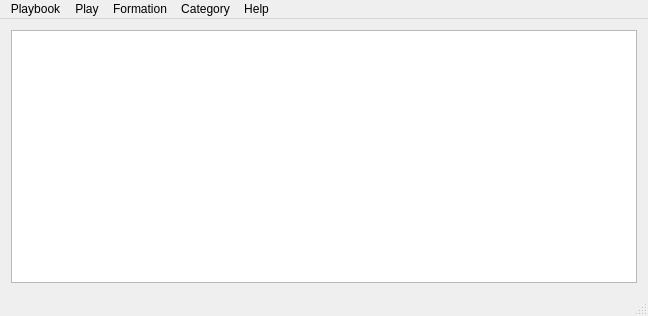
<?xml version="1.0" encoding="UTF-8"?>
<ui version="4.0">
 <class>MainDialog</class>
 <widget class="QMainWindow" name="MainDialog">
  <property name="enabled">
   <bool>true</bool>
  </property>
  <property name="geometry">
   <rect>
    <x>0</x>
    <y>0</y>
    <width>648</width>
    <height>316</height>
   </rect>
  </property>
  <property name="windowTitle">
   <string>MainDialog</string>
  </property>
  <widget class="QWidget" name="centralWidget">
   <property name="minimumSize">
    <size>
     <width>600</width>
     <height>0</height>
    </size>
   </property>
   <layout class="QHBoxLayout" name="horizontalLayout">
    <item>
     <widget class="QGraphicsView" name="graphicsView"/>
    </item>
   </layout>
  </widget>
  <widget class="QMenuBar" name="menuBar">
   <property name="geometry">
    <rect>
     <x>0</x>
     <y>0</y>
     <width>648</width>
     <height>20</height>
    </rect>
   </property>
   <widget class="QMenu" name="menuFile">
    <property name="title">
     <string>Playbook</string>
    </property>
    <addaction name="actionNew_Playbook"/>
    <addaction name="actionOpen_Playbook"/>
    <addaction name="actionSave_Playbook"/>
    <addaction name="actionSave_Playbook_as"/>
    <addaction name="actionPDF_Export"/>
    <addaction name="actionExit"/>
   </widget>
   <widget class="QMenu" name="menuPlay">
    <property name="title">
     <string>Play</string>
    </property>
    <addaction name="actionNew_Play"/>
    <addaction name="actionOpen_Play"/>
    <addaction name="actionSave_Play"/>
    <addaction name="actionSave_Play_as"/>
    <addaction name="actionImport_Play"/>
    <addaction name="actionExport_Play"/>
   </widget>
   <widget class="QMenu" name="menuFormation">
    <property name="enabled">
     <bool>true</bool>
    </property>
    <property name="title">
     <string>Formation</string>
    </property>
    <addaction name="actionSave_formation"/>
    <addaction name="actionSave_formation_as"/>
   </widget>
   <widget class="QMenu" name="menuHelp">
    <property name="title">
     <string>Help</string>
    </property>
    <addaction name="actionAbout"/>
   </widget>
   <widget class="QMenu" name="menuCategory">
    <property name="title">
     <string>Category</string>
    </property>
    <addaction name="actionAdd_play_to_category"/>
    <addaction name="actionNew_Category"/>
    <addaction name="actionDelete_Category"/>
   </widget>
   <addaction name="menuFile"/>
   <addaction name="menuPlay"/>
   <addaction name="menuFormation"/>
   <addaction name="menuCategory"/>
   <addaction name="menuHelp"/>
  </widget>
  <widget class="QStatusBar" name="statusBar"/>
  <action name="actionNew_Playbook">
   <property name="text">
    <string>New Playbook</string>
   </property>
  </action>
  <action name="actionOpen_Playbook">
   <property name="text">
    <string>Open Playbook</string>
   </property>
  </action>
  <action name="actionSave_Playbook">
   <property name="text">
    <string>Save Playbook</string>
   </property>
  </action>
  <action name="actionSave_Playbook_as">
   <property name="text">
    <string>Save Playbook as</string>
   </property>
  </action>
  <action name="actionExit">
   <property name="text">
    <string>Exit</string>
   </property>
  </action>
  <action name="actionNew_Play">
   <property name="text">
    <string>New Play</string>
   </property>
  </action>
  <action name="actionSave_Play">
   <property name="enabled">
    <bool>false</bool>
   </property>
   <property name="text">
    <string>Save Play</string>
   </property>
  </action>
  <action name="actionSave_Play_as">
   <property name="enabled">
    <bool>false</bool>
   </property>
   <property name="text">
    <string>Save Play as</string>
   </property>
  </action>
  <action name="actionOpen_Play">
   <property name="text">
    <string>Open Play</string>
   </property>
  </action>
  <action name="actionExport_Play">
   <property name="enabled">
    <bool>false</bool>
   </property>
   <property name="text">
    <string>Export Play</string>
   </property>
  </action>
  <action name="actionSave_formation">
   <property name="enabled">
    <bool>false</bool>
   </property>
   <property name="text">
    <string>Save formation</string>
   </property>
  </action>
  <action name="actionSave_formation_as">
   <property name="enabled">
    <bool>false</bool>
   </property>
   <property name="text">
    <string>Save formation as</string>
   </property>
  </action>
  <action name="actionAbout">
   <property name="text">
    <string>About</string>
   </property>
  </action>
  <action name="actionImport_Play">
   <property name="text">
    <string>Import Play</string>
   </property>
  </action>
  <action name="actionAdd_play_to_category">
   <property name="enabled">
    <bool>false</bool>
   </property>
   <property name="text">
    <string>Add play to category</string>
   </property>
  </action>
  <action name="actionNew_Category">
   <property name="text">
    <string>New Category</string>
   </property>
  </action>
  <action name="actionDelete_Category">
   <property name="text">
    <string>Delete Category</string>
   </property>
  </action>
  <action name="actionPDF_Export">
   <property name="text">
    <string>PDF Export</string>
   </property>
  </action>
 </widget>
 <layoutdefault spacing="6" margin="11"/>
 <resources/>
 <connections>
  <connection>
   <sender>actionNew_Play</sender>
   <signal>triggered()</signal>
   <receiver>MainDialog</receiver>
   <slot>showNewPlay()</slot>
   <hints>
    <hint type="sourcelabel">
     <x>-1</x>
     <y>-1</y>
    </hint>
    <hint type="destinationlabel">
     <x>323</x>
     <y>157</y>
    </hint>
   </hints>
  </connection>
  <connection>
   <sender>actionExit</sender>
   <signal>triggered()</signal>
   <receiver>MainDialog</receiver>
   <slot>exit()</slot>
   <hints>
    <hint type="sourcelabel">
     <x>-1</x>
     <y>-1</y>
    </hint>
    <hint type="destinationlabel">
     <x>323</x>
     <y>157</y>
    </hint>
   </hints>
  </connection>
  <connection>
   <sender>actionAbout</sender>
   <signal>triggered()</signal>
   <receiver>MainDialog</receiver>
   <slot>showAboutDialog()</slot>
   <hints>
    <hint type="sourcelabel">
     <x>-1</x>
     <y>-1</y>
    </hint>
    <hint type="destinationlabel">
     <x>323</x>
     <y>157</y>
    </hint>
   </hints>
  </connection>
  <connection>
   <sender>actionSave_formation_as</sender>
   <signal>triggered()</signal>
   <receiver>MainDialog</receiver>
   <slot>saveFormationAs()</slot>
   <hints>
    <hint type="sourcelabel">
     <x>-1</x>
     <y>-1</y>
    </hint>
    <hint type="destinationlabel">
     <x>323</x>
     <y>157</y>
    </hint>
   </hints>
  </connection>
  <connection>
   <sender>actionSave_formation</sender>
   <signal>triggered()</signal>
   <receiver>MainDialog</receiver>
   <slot>saveFormation()</slot>
   <hints>
    <hint type="sourcelabel">
     <x>-1</x>
     <y>-1</y>
    </hint>
    <hint type="destinationlabel">
     <x>323</x>
     <y>157</y>
    </hint>
   </hints>
  </connection>
  <connection>
   <sender>actionSave_Play</sender>
   <signal>triggered()</signal>
   <receiver>MainDialog</receiver>
   <slot>savePlay()</slot>
   <hints>
    <hint type="sourcelabel">
     <x>-1</x>
     <y>-1</y>
    </hint>
    <hint type="destinationlabel">
     <x>323</x>
     <y>157</y>
    </hint>
   </hints>
  </connection>
  <connection>
   <sender>actionSave_Play_as</sender>
   <signal>triggered()</signal>
   <receiver>MainDialog</receiver>
   <slot>savePlayAs()</slot>
   <hints>
    <hint type="sourcelabel">
     <x>-1</x>
     <y>-1</y>
    </hint>
    <hint type="destinationlabel">
     <x>323</x>
     <y>157</y>
    </hint>
   </hints>
  </connection>
  <connection>
   <sender>actionOpen_Play</sender>
   <signal>triggered()</signal>
   <receiver>MainDialog</receiver>
   <slot>openPlay()</slot>
   <hints>
    <hint type="sourcelabel">
     <x>-1</x>
     <y>-1</y>
    </hint>
    <hint type="destinationlabel">
     <x>323</x>
     <y>157</y>
    </hint>
   </hints>
  </connection>
  <connection>
   <sender>actionSave_Playbook</sender>
   <signal>triggered()</signal>
   <receiver>MainDialog</receiver>
   <slot>savePlaybook()</slot>
   <hints>
    <hint type="sourcelabel">
     <x>-1</x>
     <y>-1</y>
    </hint>
    <hint type="destinationlabel">
     <x>323</x>
     <y>157</y>
    </hint>
   </hints>
  </connection>
  <connection>
   <sender>actionOpen_Playbook</sender>
   <signal>triggered()</signal>
   <receiver>MainDialog</receiver>
   <slot>openPlaybook()</slot>
   <hints>
    <hint type="sourcelabel">
     <x>-1</x>
     <y>-1</y>
    </hint>
    <hint type="destinationlabel">
     <x>323</x>
     <y>157</y>
    </hint>
   </hints>
  </connection>
  <connection>
   <sender>actionSave_Playbook_as</sender>
   <signal>triggered()</signal>
   <receiver>MainDialog</receiver>
   <slot>savePlaybookAs()</slot>
   <hints>
    <hint type="sourcelabel">
     <x>-1</x>
     <y>-1</y>
    </hint>
    <hint type="destinationlabel">
     <x>323</x>
     <y>157</y>
    </hint>
   </hints>
  </connection>
 </connections>
 <slots>
  <slot>showNewPlay()</slot>
  <slot>exit()</slot>
  <slot>showAboutDialog()</slot>
  <slot>saveFormationAs()</slot>
  <slot>saveFormation()</slot>
  <slot>savePlay()</slot>
  <slot>savePlayAs()</slot>
  <slot>openPlay()</slot>
  <slot>savePlaybook()</slot>
  <slot>openPlaybook()</slot>
  <slot>savePlaybookAs()</slot>
 </slots>
</ui>
